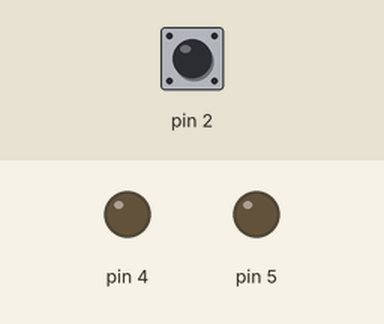
Recording of a sketch running on a simulated Arduino Uno, built with avr-gcc and run on an emulated ATmega328P. Shown: output pins drawn as LEDs (lit = HIGH). Dashed ring = blinking. The test bench sets the inputs (shaded band); at power-on: pin 2 HIGH.

Above: at 1.2 s.
1.3 s: pin 2 pulled LOW for 0.15 s
At 1.4 s:
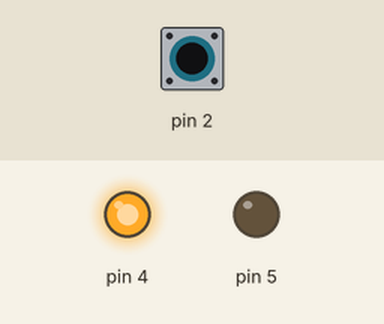
3.2 s: pin 2 pulled LOW for 3.2 s
At 3.5 s:
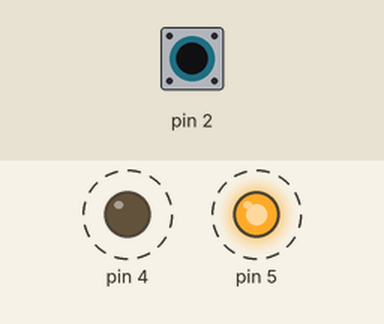
Timing chart, 0 to 7.9 s (numbered marks = the images above; inputs shaded):
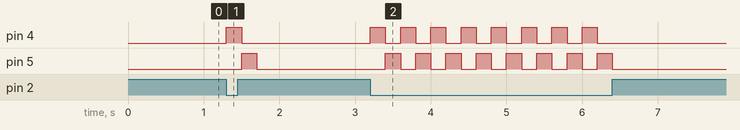

Measured:
- after the input at 1.3 s, pin 4: LOW → HIGH at once, → LOW 0.20 s later; pin 5: LOW → HIGH after 0.20 s, → LOW 0.20 s later
- after the input at 3.2 s, pin 4: alternates HIGH for 0.20 s and LOW for 0.20 s, 16 changes in all, then stays LOW, starting at once; pin 5: alternates HIGH for 0.20 s and LOW for 0.20 s, 16 changes in all, then stays LOW, starting after 0.20 s

The sketch:

mod9_aula02_01.ino
```cpp
/*
  Author  - Curso De Arduino 2.0
  Link    - https://cursodearduino.net/
  Aula    - Diferenças Pico e Arduino
  Sketch  - Exemplo 01 PullUp
*/


void setup() {
  pinMode(2, INPUT_PULLUP);
  pinMode(4, OUTPUT);
  pinMode(5, OUTPUT);
}

void loop() {
  if (!digitalRead(2)) {
    digitalWrite(4, HIGH);
    digitalWrite(5, LOW);
    delay(200);

    digitalWrite(4, LOW);
    digitalWrite(5, HIGH);
    delay(200);
  } else {
    digitalWrite(4, LOW);
    digitalWrite(5, LOW);
  }
}
```
